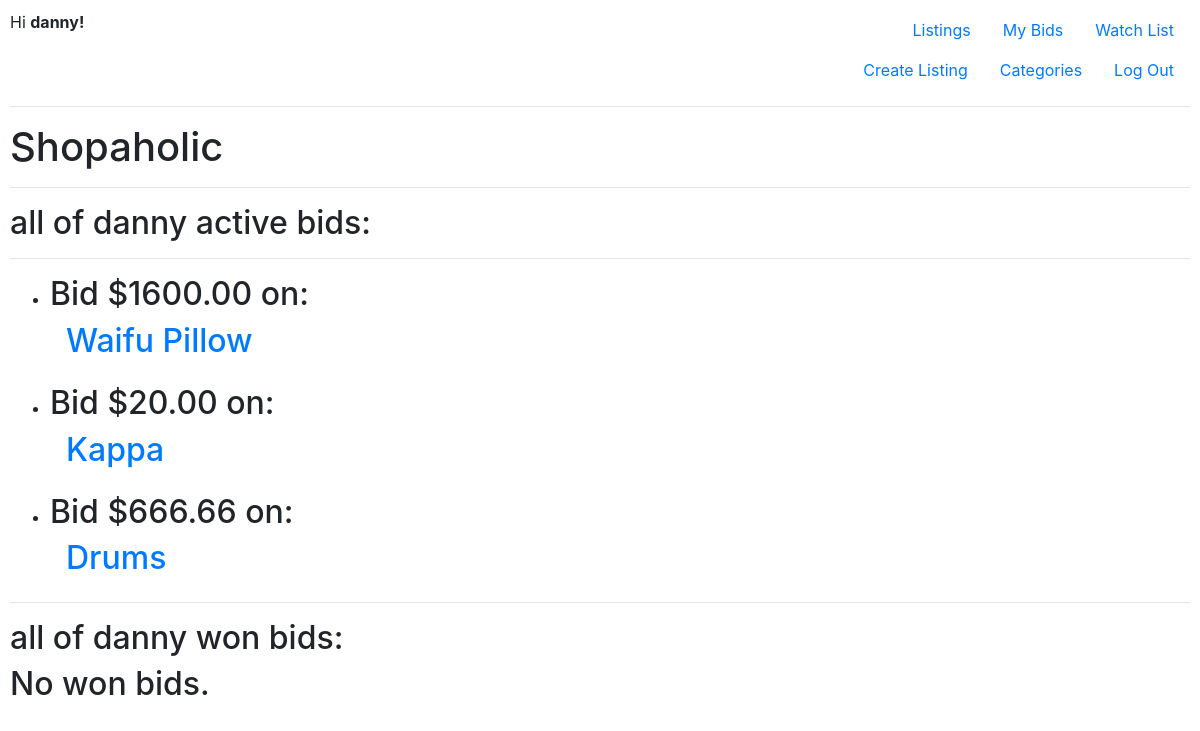
The page /mybids (signed in) on the database its author committed.
### auctions/models.py (models this page shows, shortened)
class User(AbstractUser):
    watch=models.ManyToManyField('Listing',blank=True,related_name="watchlist")

class Listing(models.Model):
    name=models.CharField(max_length=64)
    price=models.DecimalField(max_digits=10,decimal_places=2)
    date=models.DateTimeField(auto_now=True)
    description=models.TextField(max_length=1000,null=True)
    tag=models.ManyToManyField(Tag,blank=True,related_name="Category")
    condition=models.ForeignKey(Condition,on_delete=models.CASCADE,blank=True)
    image=models.ImageField(upload_to='listing_image',blank=True)
    seller=models.ForeignKey(User,on_delete=models.CASCADE)
    current_bidder=models.ForeignKey(User,on_delete=models.CASCADE,null=True,related_name="bidder")
    status=models.BooleanField(default=True)
    comments=models.ManyToManyField('Comment',blank=True,related_name="comments")

### auctions/views.py (the view)
# urls.py: path("mybids",views.mybids,name="mybids")
@login_required
def mybids(request):
   try:
        bids=Listing.objects.filter(current_bidder__username=request.user).filter(status=True)
   except Bid.DoesNotExist:
        bids=None
   try:
        won_bids=Listing.objects.filter(current_bidder__username=request.user).filter(status=False)
   except Listing.DoesNotExist:
        won_bids=None
   return render(request,"auctions/userbids.html",{
        "bids":bids,"wonbids":won_bids
    })

### auctions/templates/auctions/userbids.html
{%extends "auctions/layout.html"%}
{%block body%}
    <h2>all of {{user.username}} active bids:</h2>
    <hr>
   {%if bids%}
        {%for bid in bids%}
        <ul >
            <li>
               <h2>Bid ${{bid.price}} on:<a class= "nav-link" href="{% url 'listing' bid.name %}">{{bid.name}}</a></h2>
            </li>
         </ul>
        {%endfor%}
{%else%}
    <h2>No bids.</h2>
{%endif%}
<hr>
 <h2>all of {{user.username}} won bids:</h2>
{%if wonbids%}
        {%for wonbid in wonbids%}
        <ul >
            <li>
               <h2>Bid won! for the price of ${{wonbid.price}} on:<a class= "nav-link" href="{% url 'listing' wonbid.name %}">{{wonbid.name}}</a></h2>
            </li>
         </ul>
        {%endfor%}
{%else%}
    <h2>No won bids.</h2>
 {%endif%}
{%endblock%}

### auctions/templates/auctions/layout.html (shortened to what this page needs)
{% load static %}
<!DOCTYPE html>
<html lang="en">
    <head>
        <link rel="stylesheet" href="https://stackpath.bootstrapcdn.com/bootstrap/4.4.1/css/bootstrap.min.css">
        <link href="{% static 'auctions/styles.css' %}" rel="stylesheet">
    </head>
    <body>
        <div class="row">
            <div class="col-8">
                {% if user.is_authenticated %}
                    Hi <strong>{{ user.username }}!</strong>
                {% else %}
                    Not signed in.
                {% endif %}
            </div>
            <div class="col">
              <ul class="nav justify-content-end">
                {% if user.is_authenticated %}
                <li class="nav-item">
                    <a class="nav-link" href="{% url 'index' %}">Listings</a>
                </li>
                 <li class="nav-item">
                    <a class="nav-link" href="{% url 'mybids' %}">My Bids</a>
                </li>
                  <li class="nav-item">
                    <a class="nav-link" href="{% url 'watchlist' %}">Watch List</a>
                </li>
                <li class="nav-item">
                    <a class="nav-link" href="{% url 'create'%}">Create Listing</a>
                </li>
                 <li class="nav-item">
                    <a class="nav-link" href="{% url 'category' "all"%}">Categories</a>
                </li>
                 <li class="nav-item">
                    <a class="nav-link" href="{% url 'logout' %}">Log Out</a>
                </li>
                {% endif %}
            </ul>
            </div>
        </div>
        <hr>
            <h1>Shopaholic</h1>
        <hr>
        {% block body %}
        {% endblock %}
    </body>
</html>

### auctions/static/auctions/styles.css (style rules this page uses)
body { padding: 10px; }

### rows shown on the page
User: username "danny"
Listing: price "1600.00", name "Waifu Pillow"
Listing: price "20.00", name "Kappa"
Listing: price "666.66", name "Drums"
